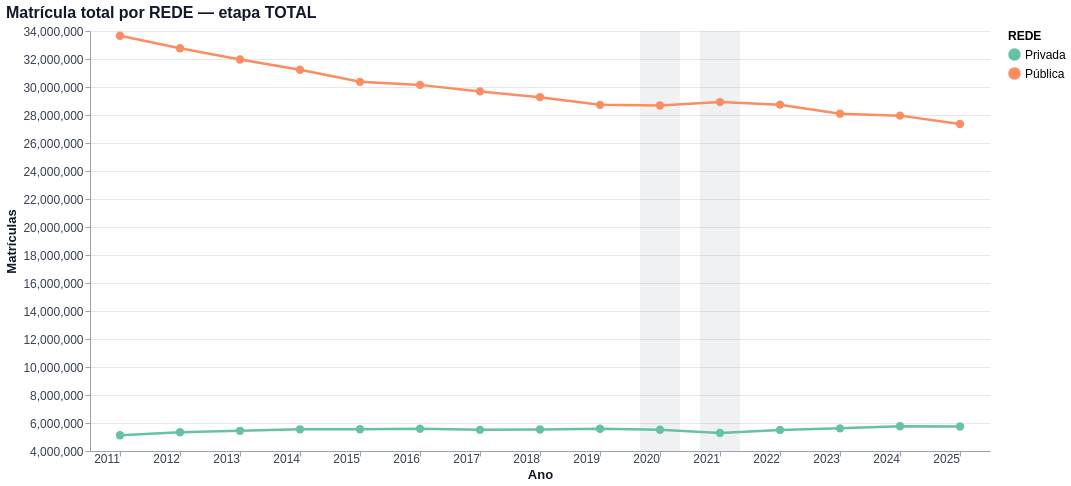

Write notebook code for a chart like this one.
### Markdown cell above
## Etapa 3 — Matrícula total por grupo e ano

Soma das matrículas de todas as escolas do grupo. Faixa cinza = `ANOS_DESTAQUE`.

### Code cell
def com_faixa(chart_linhas, anos_destaque, altura):
    """Sombreia os anos de destaque atrás do gráfico principal."""
    if not anos_destaque:
        return chart_linhas
    faixa = (alt.Chart(pd.DataFrame({"ANO": anos_destaque}))
             .mark_bar(color="#9CA3AF", opacity=0.15, size=40)
             .encode(x=alt.X("ANO:O"), y=alt.value(0), y2=alt.value(altura)))
    return alt.layer(faixa, chart_linhas)


def grafico_linhas(longo, y, titulo, y_titulo, zero=False, formato=",.0f"):
    cor = alt.Color("GRUPO:N", title=DIMENSAO, scale=alt.Scale(scheme=ESQUEMA_CORES))
    linhas = alt.Chart(longo).mark_line(point=alt.OverlayMarkDef(size=70, filled=True), strokeWidth=2.5).encode(
        x=alt.X("ANO:O", title="Ano", axis=alt.Axis(labelAngle=0)),
        y=alt.Y(f"{y}:Q", title=y_titulo, scale=alt.Scale(zero=zero)),
        color=cor,
        tooltip=["ANO:O", "GRUPO:N", alt.Tooltip(f"{y}:Q", format=formato)])
    if zero is False and y == "VALOR":
        pass
    graf = com_faixa(linhas, ANOS_DESTAQUE, ALTURA_GRAFICO)
    return estilizar(graf.properties(width=LARGURA_GRAFICO, height=ALTURA_GRAFICO, title=titulo))


def longo(tab, nome="VALOR"):
    t = tab.copy()
    t.columns.name = "GRUPO"
    return t.reset_index().melt(id_vars="ANO", var_name="GRUPO", value_name=nome).dropna()


def total_por_grupo(d):
    return d.groupby(["ANO", "GRUPO"])["MATRICULAS"].sum().unstack("GRUPO").reindex(ANOS)


tot = total_por_grupo(base)
print("Matrícula total por grupo e ano")
display(tot.round(0).astype("Int64"))
mostrar(grafico_linhas(longo(tot), "VALOR", f"Matrícula total por {DIMENSAO} — etapa {ETAPA}", "Matrículas"), "01_matricula_total")

### Figure 1 — Vega-Lite specification as saved in the notebook (floating-point values rounded to 4 significant figures)
{"config": {"view": {"continuousWidth": 300, "continuousHeight": 300, "stroke": null}, "axis": {"domainColor": "#9CA3AF", "gridColor": "#E5E7EB", "labelColor": "#374151", "labelFontSize": 12, "tickColor": "#9CA3AF", "titleColor": "#111827", "titleFontSize": 13}, "legend": {"labelFontSize": 12, "symbolSize": 120, "titleFontSize": 12}, "title": {"anchor": "start", "color": "#111827", "fontSize": 16, "subtitleColor": "#6B7280", "subtitleFontSize": 12}}, "layer": [{"data": {"name": "data-4fccd91b7735cae01866b9b58e92a5a9"}, "mark": {"type": "bar", "color": "#9CA3AF", "opacity": 0.15, "size": 40}, "encoding": {"x": {"field": "ANO", "type": "ordinal"}, "y": {"value": 0}, "y2": {"value": 420}}}, {"data": {"name": "data-6ef6fe976e9b177b7f1ebefa2f3afae9"}, "mark": {"type": "line", "point": {"filled": true, "size": 70}, "strokeWidth": 2.5}, "encoding": {"color": {"field": "GRUPO", "scale": {"scheme": "set2"}, "title": "REDE", "type": "nominal"}, "tooltip": [{"field": "ANO", "type": "ordinal"}, {"field": "GRUPO", "type": "nominal"}, {"field": "VALOR", "format": ",.0f", "type": "quantitative"}], "x": {"axis": {"labelAngle": 0}, "field": "ANO", "title": "Ano", "type": "ordinal"}, "y": {"field": "VALOR", "scale": {"zero": false}, "title": "Matrículas", "type": "quantitative"}}}], "height": 420, "title": "Matrícula total por REDE — etapa TOTAL", "width": 900, "$schema": "https://vega.github.io/schema/vega-lite/v6.4.1.json", "datasets": {"data-4fccd91b7735cae01866b9b58e92a5a9": [{"ANO": 2020}, {"ANO": 2021}], "data-6ef6fe976e9b177b7f1ebefa2f3afae9": [{"ANO": 2011, "GRUPO": "Privada", "VALOR": 5125681}, {"ANO": 2012, "GRUPO": "Privada", "VALOR": 5338034}, {"ANO": 2013, "GRUPO": "Privada", "VALOR": 5441145}, {"ANO": 2014, "GRUPO": "Privada", "VALOR": 5548799}, {"ANO": 2015, "GRUPO": "Privada", "VALOR": 5550209}, {"ANO": 2016, "GRUPO": "Privada", "VALOR": 5588600}, {"ANO": 2017, "GRUPO": "Privada", "VALOR": 5509311}, {"ANO": 2018, "GRUPO": "Privada", "VALOR": 5538271}, {"ANO": 2019, "GRUPO": "Privada", "VALOR": 5586022}, {"ANO": 2020, "GRUPO": "Privada", "VALOR": 5514197}, {"ANO": 2021, "GRUPO": "Privada", "VALOR": 5288485}, {"ANO": 2022, "GRUPO": "Privada", "VALOR": 5504912}, {"ANO": 2023, "GRUPO": "Privada", "VALOR": 5617833}, {"ANO": 2024, "GRUPO": "Privada", "VALOR": 5764793}, {"ANO": 2025, "GRUPO": "Privada", "VALOR": 5745844}, {"ANO": 2011, "GRUPO": "Pública", "VALOR": 33661511}, {"ANO": 2012, "GRUPO": "Pública", "VALOR": 32765165}, {"ANO": 2013, "GRUPO": "Pública", "VALOR": 31963683}, {"ANO": 2014, "GRUPO": "Pública", "VALOR": 31231971}, {"ANO": 2015, "GRUPO": "Pública", "VALOR": 30368648}, {"ANO": 2016, "GRUPO": "Pública", "VALOR": 30151340}, {"ANO": 2017, "GRUPO": "Pública", "VALOR": 29686249}, {"ANO": 2018, "GRUPO": "Pública", "VALOR": 29275062}, {"ANO": 2019, "GRUPO": "Pública", "VALOR": 28724081}, {"ANO": 2020, "GRUPO": "Pública", "VALOR": 28681224}, {"ANO": 2021, "GRUPO": "Pública", "VALOR": 28922185}, {"ANO": 2022, "GRUPO": "Pública", "VALOR": 28739606}, {"ANO": 2023, "GRUPO": "Pública", "VALOR": 28094342}, {"ANO": 2024, "GRUPO": "Pública", "VALOR": 27954830}, {"ANO": 2025, "GRUPO": "Pública", "VALOR": 27356423}]}}
